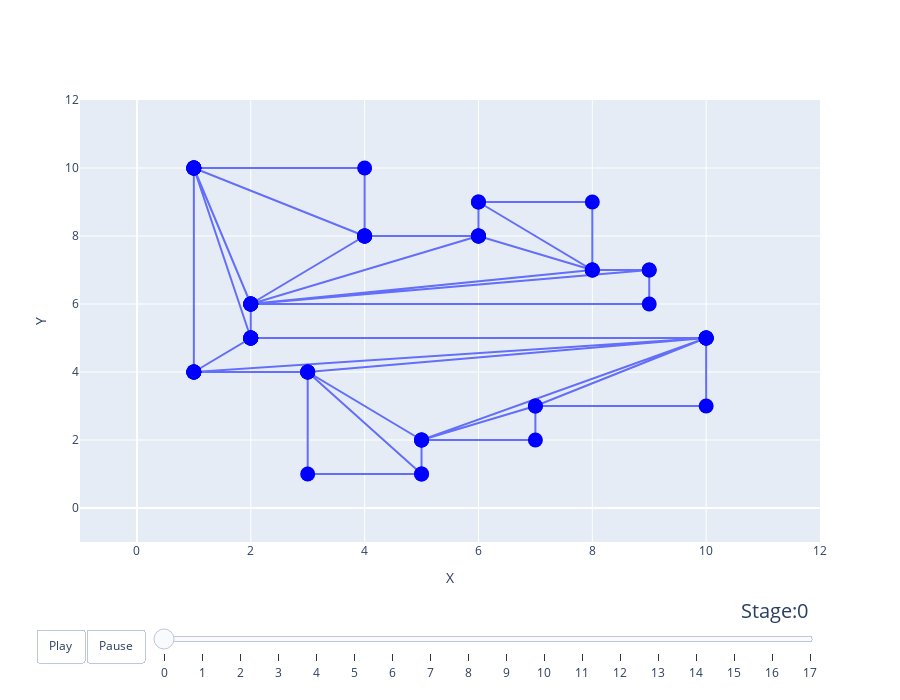

The notebook cell this image was saved under:
### Code cell
fig_dict = {
    "data": [],
    "layout": {},
    "frames": []
}

# Configuração do layout
fig_dict["layout"]["width"] = 900 
fig_dict["layout"]["height"] = 700
fig_dict["layout"]["xaxis"] = {"range": [xMin, xMax], "title": "X"}
fig_dict["layout"]["yaxis"] = {"range": [yMin, yMax], "title": "Y"}
fig_dict["layout"]["hovermode"] = "closest"
fig_dict["layout"]["updatemenus"] = [
    {
        "buttons": [
            {
                "args": [None, {"frame": {"duration": 500, "redraw": False},
                                "fromcurrent": True, "transition": {"duration": 300,
                                                                    "easing": "quadratic-in-out"}}],
                "label": "Play",
                "method": "animate"
            },
            {
                "args": [[None], {"frame": {"duration": 0, "redraw": False},
                                  "mode": "immediate",
                                  "transition": {"duration": 0}}],
                "label": "Pause",
                "method": "animate"
            }
        ],
        "direction": "left",
        "pad": {"r": 10, "t": 87},
        "showactive": False,
        "type": "buttons",
        "x": 0.1,
        "xanchor": "right",
        "y": 0,
        "yanchor": "top"
    }
]

sliders_dict = {
    "active": 0,
    "yanchor": "top",
    "xanchor": "left",
    "currentvalue": {
        "font": {"size": 20},
        "prefix": "Stage:",
        "visible": True,
        "xanchor": "right"
    },
    "transition": {"duration": 300, "easing": "cubic-in-out"},
    "pad": {"b": 10, "t": 50},
    "len": 0.9,
    "x": 0.1,
    "y": 0,
    "steps": []
}

# Configuração inicial do polígono
initial_polygon = polygon_stages[-1]
x, y = zip(*initial_polygon)

colors = ['blue'] * (len(x))
data_dict = {
    "x": x,
    "y": y,
    "mode": "lines+markers",
    "marker": {"color": colors, "size": 15},
    "name": "Polygon",
    "line": {"shape": "linear"}
}
fig_dict["data"].append(data_dict)

# Criação dos frames para cada estágio do polígono
for i, stage in enumerate(stages):
    frame = {"data": [], "name": str(i)}
    mapping_colors = np.array(stages[i])[list(map(lambda x: list(nx.get_node_attributes(colored_Graph, 'pos').values()).index(x), polygon_stages[-1]))]
    colors = ['blue' if c == None else c for c in mapping_colors]
    data_dict = {
        "x": x,
        "y": y,
        "mode": "lines+markers",
        "marker": {"color": colors, "size": 15},
        "name": "Polygon",
        "line": {"shape": "linear"}
    }
    frame["data"].append(data_dict)
    fig_dict["frames"].append(frame)

    slider_step = {
        "args": [
            [i],
            {"frame": {"duration": 300, "redraw": False},
             "mode": "immediate",
             "transition": {"duration": 300}}
        ],
        "label": i,
        "method": "animate"
    }
    sliders_dict["steps"].append(slider_step)

fig_dict["layout"]["sliders"] = [sliders_dict]

fig = go.Figure(fig_dict)

fig.show()

### Figure 1 — Plotly figure (JSON) as saved in the notebook; plotly's stock layout.template omitted (floating-point values rounded to 4 significant figures)
{"data": [{"line": {"shape": "linear"}, "marker": {"color": ["blue", "blue", "blue", "blue", "blue", "blue", "blue", "blue", "blue", "blue", "blue", "blue", "blue", "blue", "blue", "blue", "blue", "blue", "blue", "blue", "blue", "blue", "blue", "blue", "blue", "blue", "blue", "blue", "blue", "blue", "blue", "blue", "blue", "blue", "blue", "blue", "blue", "blue", "blue", "blue", "blue", "blue", "blue", "blue", "blue", "blue", "blue", "blue", "blue", "blue", "blue", "blue", "blue", "blue", "blue", "blue", "blue", "blue", "blue", "blue", "blue", "blue", "blue", "blue"], "size": 15}, "mode": "lines+markers", "name": "Polygon", "type": "scatter", "x": [2, 2, 9, 9, 8, 8, 6, 6, 4, 4, 1, 1, 3, 3, 5, 5, 7, 7, 10, 10, 2, 2, 9, 8, 6, 6, 4, 1, 1, 3, 5, 5, 7, 10, 2, 2, 8, 6, 4, 1, 1, 3, 5, 10, 2, 2, 6, 4, 1, 1, 3, 10, 2, 2, 4, 1, 1, 10, 2, 2, 1, 1, 2, 1], "y": [5, 6, 6, 7, 7, 9, 9, 8, 8, 10, 10, 4, 4, 1, 1, 2, 2, 3, 3, 5, 5, 6, 7, 7, 9, 8, 8, 10, 4, 4, 1, 2, 3, 5, 5, 6, 7, 8, 8, 10, 4, 4, 2, 5, 5, 6, 8, 8, 10, 4, 4, 5, 5, 6, 8, 10, 4, 5, 5, 6, 10, 4, 5, 10]}], "layout": {"height": 700, "hovermode": "closest", "sliders": [{"active": 0, "currentvalue": {"font": {"size": 20}, "prefix": "Stage:", "visible": true, "xanchor": "right"}, "len": 0.9, "pad": {"b": 10, "t": 50}, "steps": [{"args": [[0], {"frame": {"duration": 300, "redraw": false}, "mode": "immediate", "transition": {"duration": 300}}], "label": "0", "method": "animate"}, {"args": [[1], {"frame": {"duration": 300, "redraw": false}, "mode": "immediate", "transition": {"duration": 300}}], "label": "1", "method": "animate"}, {"args": [[2], {"frame": {"duration": 300, "redraw": false}, "mode": "immediate", "transition": {"duration": 300}}], "label": "2", "method": "animate"}, {"args": [[3], {"frame": {"duration": 300, "redraw": false}, "mode": "immediate", "transition": {"duration": 300}}], "label": "3", "method": "animate"}, {"args": [[4], {"frame": {"duration": 300, "redraw": false}, "mode": "immediate", "transition": {"duration": 300}}], "label": "4", "method": "animate"}, {"args": [[5], {"frame": {"duration": 300, "redraw": false}, "mode": "immediate", "transition": {"duration": 300}}], "label": "5", "method": "animate"}, {"args": [[6], {"frame": {"duration": 300, "redraw": false}, "mode": "immediate", "transition": {"duration": 300}}], "label": "6", "method": "animate"}, {"args": [[7], {"frame": {"duration": 300, "redraw": false}, "mode": "immediate", "transition": {"duration": 300}}], "label": "7", "method": "animate"}, {"args": [[8], {"frame": {"duration": 300, "redraw": false}, "mode": "immediate", "transition": {"duration": 300}}], "label": "8", "method": "animate"}, {"args": [[9], {"frame": {"duration": 300, "redraw": false}, "mode": "immediate", "transition": {"duration": 300}}], "label": "9", "method": "animate"}, {"args": [[10], {"frame": {"duration": 300, "redraw": false}, "mode": "immediate", "transition": {"duration": 300}}], "label": "10", "method": "animate"}, {"args": [[11], {"frame": {"duration": 300, "redraw": false}, "mode": "immediate", "transition": {"duration": 300}}], "label": "11", "method": "animate"}, {"args": [[12], {"frame": {"duration": 300, "redraw": false}, "mode": "immediate", "transition": {"duration": 300}}], "label": "12", "method": "animate"}, {"args": [[13], {"frame": {"duration": 300, "redraw": false}, "mode": "immediate", "transition": {"duration": 300}}], "label": "13", "method": "animate"}, {"args": [[14], {"frame": {"duration": 300, "redraw": false}, "mode": "immediate", "transition": {"duration": 300}}], "label": "14", "method": "animate"}, {"args": [[15], {"frame": {"duration": 300, "redraw": false}, "mode": "immediate", "transition": {"duration": 300}}], "label": "15", "method": "animate"}, {"args": [[16], {"frame": {"duration": 300, "redraw": false}, "mode": "immediate", "transition": {"duration": 300}}], "label": "16", "method": "animate"}, {"args": [[17], {"frame": {"duration": 300, "redraw": false}, "mode": "immediate", "transition": {"duration": 300}}], "label": "17", "method": "animate"}], "transition": {"duration": 300, "easing": "cubic-in-out"}, "x": 0.1, "xanchor": "left", "y": 0, "yanchor": "top"}], "updatemenus": [{"buttons": [{"args": [null, {"frame": {"duration": 500, "redraw": false}, "fromcurrent": true, "transition": {"duration": 300, "easing": "quadratic-in-out"}}], "label": "Play", "method": "animate"}, {"args": [[null], {"frame": {"duration": 0, "redraw": false}, "mode": "immediate", "transition": {"duration": 0}}], "label": "Pause", "method": "animate"}], "direction": "left", "pad": {"r": 10, "t": 87}, "showactive": false, "type": "buttons", "x": 0.1, "xanchor": "right", "y": 0, "yanchor": "top"}], "width": 900, "xaxis": {"range": [-1, 12], "title": {"text": "X"}}, "yaxis": {"range": [-1, 12], "title": {"text": "Y"}}}}
